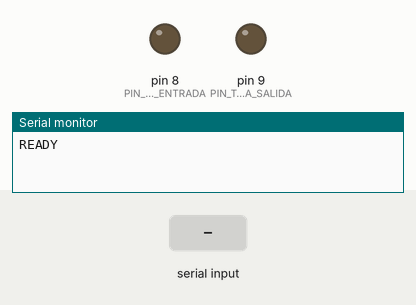
Recording of a sketch running on a simulated Arduino Uno, built with avr-gcc and run on an emulated ATmega328P. On the bench: output pins drawn as LEDs (lit = HIGH), the last lines printed to the serial monitor. The inputs (shaded band) are chosen by the test bench.

Above: at 1.2 s.
1.3 s: "E90\n" received over Serial
At 2.5 s:
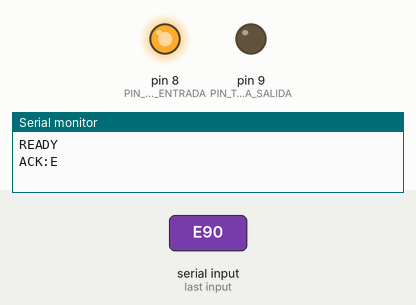
2.8 s: "S90\n" received over Serial
At 3.9 s:
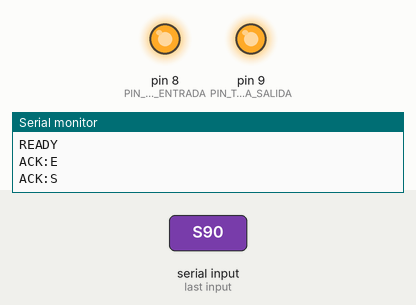
5.8 s: "E,45\n" received over Serial
At 6.2 s:
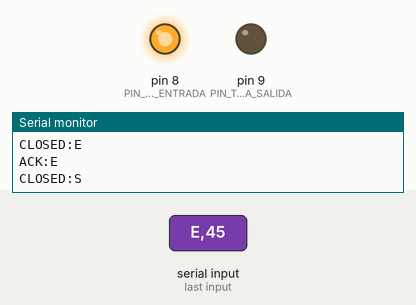
8.8 s: "S,45\n" received over Serial
At 9.6 s:
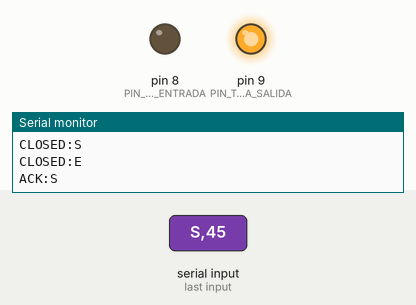
10.3 s: "E\n" received over Serial
At 10.8 s:
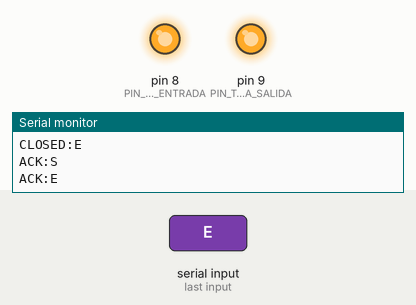
Timing chart, 0 to 14.3 s (numbered marks = the images above; inputs shaded):
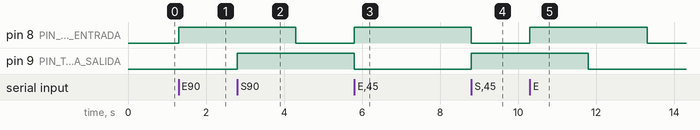

Measured:
- after the input at 1.3 s, pin 8 (PIN_TALANQUERA_ENTRADA): LOW → HIGH at once
- after the input at 2.8 s, pin 9 (PIN_TALANQUERA_SALIDA): LOW → HIGH at once
- after the input at 5.8 s, pin 8 (PIN_TALANQUERA_ENTRADA): LOW → HIGH at once, → LOW 3.0 s later
- after the input at 8.8 s, pin 9 (PIN_TALANQUERA_SALIDA): LOW → HIGH at once
- after the input at 10.3 s, pin 8 (PIN_TALANQUERA_ENTRADA): LOW → HIGH at once, → LOW 3.0 s later

The sketch:

sigap_talanquera.ino
```cpp
/*
 * SIGAP - Control de talanqueras por relé.
 *
 * Protocolo serial (9600 baudios):
 *   PC -> Arduino
 *     E          Abrir talanquera de entrada
 *     S          Abrir talanquera de salida
 *     P          Comprobar comunicación
 *     T<seg>\n   Cambiar el tiempo de apertura (1 a 60 segundos), por ejemplo T5
 *   Arduino -> PC
 *     READY      El Arduino terminó de iniciar
 *     ACK:E      Orden recibida y relé activado (ACK:S para la salida)
 *     CLOSED:E   Relé desactivado, talanquera cerrada (CLOSED:S para la salida)
 *     PONG       Respuesta a P
 *     OK:T=<s>   Tiempo de apertura actualizado
 *     ERR:T      Tiempo fuera de rango
 *
 * Usa millis() en lugar de delay() para que una talanquera abierta no detenga a la otra.
 */

const int PIN_TALANQUERA_ENTRADA = 8;
const int PIN_TALANQUERA_SALIDA = 9;

// Si tu módulo de relés se activa en bajo, intercambia estos dos valores.
const int RELE_ACTIVO = HIGH;
const int RELE_REPOSO = LOW;

const unsigned long TIEMPO_MIN_SEGUNDOS = 1;
const unsigned long TIEMPO_MAX_SEGUNDOS = 60;

struct Talanquera {
  int pin;
  char codigo;
  bool abierta;
  unsigned long abiertaDesde;
};

Talanquera talanqueras[] = {
  { PIN_TALANQUERA_ENTRADA, 'E', false, 0 },
  { PIN_TALANQUERA_SALIDA, 'S', false, 0 },
};
const int TOTAL_TALANQUERAS = sizeof(talanqueras) / sizeof(talanqueras[0]);

unsigned long tiempoAperturaMs = 3000;

bool leyendoTiempo = false;
unsigned long tiempoRecibido = 0;

void setup() {
  Serial.begin(9600);

  for (int i = 0; i < TOTAL_TALANQUERAS; i++) {
    // Primero el nivel y luego el modo, para que el relé no se active al arrancar
    digitalWrite(talanqueras[i].pin, RELE_REPOSO);
    pinMode(talanqueras[i].pin, OUTPUT);
  }

  Serial.println("READY");
}

void loop() {
  while (Serial.available() > 0) {
    procesarCaracter((char)Serial.read());
  }
  cerrarTalanquerasVencidas();
}

void procesarCaracter(char caracter) {
  if (leyendoTiempo) {
    if (caracter >= '0' && caracter <= '9') {
      // Se limita para que una entrada larga no desborde el acumulado
      if (tiempoRecibido <= TIEMPO_MAX_SEGUNDOS) {
        tiempoRecibido = tiempoRecibido * 10 + (caracter - '0');
      }
    } else if (caracter == '\n') {
      aplicarTiempo();
      leyendoTiempo = false;
    }
    return;
  }

  switch (caracter) {
    case 'E':
    case 'S':
      abrirTalanquera(caracter);
      break;
    case 'P':
      Serial.println("PONG");
      break;
    case 'T':
      leyendoTiempo = true;
      tiempoRecibido = 0;
      break;
    default:
      break;
  }
}

void aplicarTiempo() {
  if (tiempoRecibido < TIEMPO_MIN_SEGUNDOS || tiempoRecibido > TIEMPO_MAX_SEGUNDOS) {
    Serial.println("ERR:T");
    return;
  }

  tiempoAperturaMs = tiempoRecibido * 1000UL;
  Serial.print("OK:T=");
  Serial.println(tiempoRecibido);
}

void abrirTalanquera(char codigo) {
  for (int i = 0; i < TOTAL_TALANQUERAS; i++) {
    if (talanqueras[i].codigo == codigo) {
      digitalWrite(talanqueras[i].pin, RELE_ACTIVO);
      talanqueras[i].abierta = true;
      // Una orden repetida mientras está abierta reinicia el tiempo
      talanqueras[i].abiertaDesde = millis();

      Serial.print("ACK:");
      Serial.println(codigo);
      return;
    }
  }
}

void cerrarTalanquerasVencidas() {
  for (int i = 0; i < TOTAL_TALANQUERAS; i++) {
    // La resta con unsigned sigue siendo correcta cuando millis() se reinicia a los 49 días
    if (talanqueras[i].abierta && millis() - talanqueras[i].abiertaDesde >= tiempoAperturaMs) {
      digitalWrite(talanqueras[i].pin, RELE_REPOSO);
      talanqueras[i].abierta = false;

      Serial.print("CLOSED:");
      Serial.println(talanqueras[i].codigo);
    }
  }
}
```
